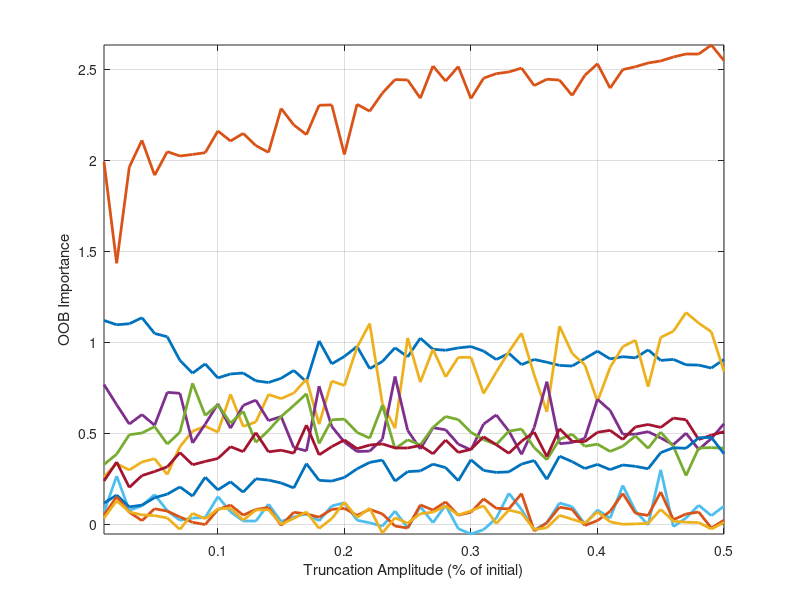

MATLAB code to generate this figure: (Note: this script raises an error after producing the figure.)
%% Plot feature importance vs. fraction of decay data used
clear; close all; clc;
cd C:\Users\parke\OneDrive\Documents\GitHub\Fuel-Processing\featureAnalysis\jet\trees\featureImportance\outputs\Interaction\data
load avgImpOOBMat.mat

frac = 0.01:0.01:0.5;
predictorNames = ["Amplitude","Rate","Mean","Stdev","RMS","SF","Kurtosis","Skewness","IF","CF"];


hold on
for i = 1:10
    plot(frac,avgImpOOBMat(i,:),'LineWidth',2)
end

grid on
box on
axis tight
xlabel('Truncation Amplitude (% of initial)')
ylabel('OOB Importance')
ax = gca;
ax.FontSize = 15;
lgd = legend;
lgd.Title.String = 'Predictor';
lgd.String = predictorNames;
lgd.FontSize = 15;
lgd.Location = 'eastoutside';
